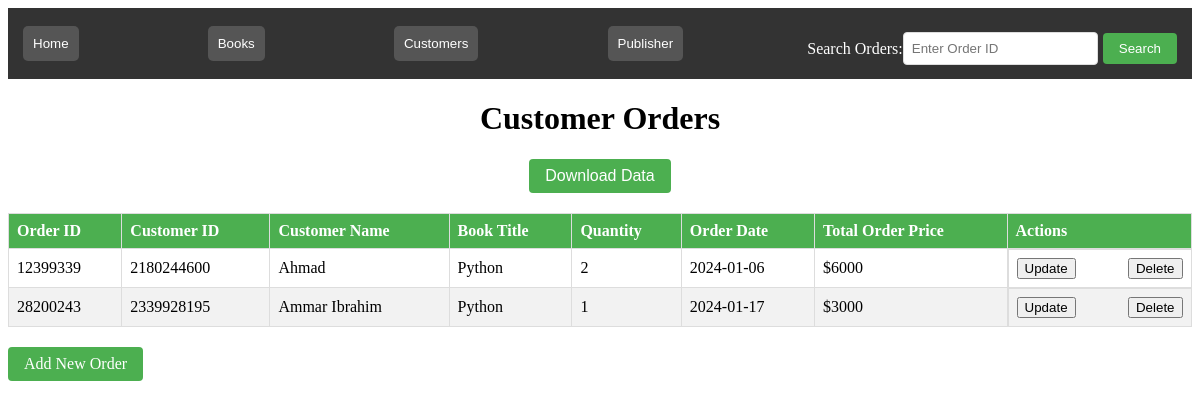
The page /orders on the database its author committed.
### tables this page shows
CREATE TABLE Orders (
                        order_id INTEGER PRIMARY KEY,
                        customer_id INTEGER,
                        book_id INTEGER,
                        quantity INTEGER,
                        order_date TEXT,
                        Total_price INTEGER,
                        FOREIGN KEY (customer_id) REFERENCES Customers (customer_id),
                        FOREIGN KEY (book_id) REFERENCES Books (book_id)
                    );

CREATE TABLE Customers (
                        customer_id INTEGER PRIMARY KEY,
                        name TEXT,
                        email TEXT,
                        phone TEXT
                    );

CREATE TABLE Books (
                        book_id INTEGER PRIMARY KEY AUTOINCREMENT,
                        title TEXT,
                        author TEXT,
                        price REAL,
                        publication_year INTEGER
                    , "publisher_id" TEXT);

### BookStore/routes.py (the view)
@app.route('/orders')
def display_orders():
    conn = get_db()
    cursor = conn.cursor()
    cursor.execute('''SELECT Orders.order_id, Customers.customer_id, Customers.name, Books.title, Orders.quantity, Orders.order_date, Orders.Total_Price
                    FROM Orders
                    JOIN Customers ON Orders.customer_id = Customers.customer_id
                    JOIN Books ON Orders.book_id = Books.book_id''')
    orders = cursor.fetchall()
    return render_template('orders.html', orders=orders, title='Orders')

### BookStore/models.py (called while the page is built)
def get_db():
    db = getattr(g, '_database', None)
    if db is None:
        db = g._database = sqlite3.connect('bookstore.db')
    return db

### BookStore/templates/orders.html (shortened to what this page needs)
<!DOCTYPE html>
<html>
<head>
    <link rel="stylesheet" type="text/css" href="{{ url_for('static', filename='styles.css') }}">
    <link rel="stylesheet" type="text/css" href="{{ url_for('static', filename='orders.css') }}">
</head>
<body>
    <div class="header">
        <div class="menu">
            <button onclick="window.location.href='/'">Home</button>
            <button onclick="window.location.href='/books'">Books</button>
            <button onclick="window.location.href='/customers'">Customers</button>
            <button onclick="window.location.href='/publishers'">Publisher</button>
            <div class="search-box">
            <form action="/orders/search" method="GET">
                    <label>Search Orders:</label>
                    <input type="text" name="order_id" placeholder="Enter Order ID">
                <button type="submit">Search</button>
            </form>
            </div>
        </div>
    </div>
<h1 style="text-align: center">Customer Orders</h1>
<a href="#" style="text-decoration: none; display: block; text-align: center;">
    <button type="button" onclick="downloadPDF()" class="add-order-button" style="margin: auto;">Download Data</button>
</a>
    <table id="data-table">
        <thead>
            <tr>
                <th>Order ID</th>
                <th>Customer ID</th>
                <th>Customer Name</th>
                <th>Book Title</th>
                <th>Quantity</th>
                <th>Order Date</th>
                <th>Total Order Price</th>
                <th>Actions</th>
            </tr>
        </thead>
        <tbody>
            {% for order in orders %}
            <tr>
                <td>{{ order[0] }}</td>
                <td>{{ order[1] }}</td>
                <td>{{ order[2] }}</td>
                <td>{{ order[3] }}</td>
                <td>{{ order[4] }}</td>
                <td>{{ order[5] }}</td>
                <td>${{ order[6] }}</td>
                <td class="actions">
                    <form action="/orders/update/{{ order[0] }}" method="get">
                        <button type="submit">Update</button>
                    </form>
                    <form action="/orders/delete/{{ order[0] }}" method="post">
                        <input type="submit" value="Delete">
                    </form>
                </td>
            </tr>
            {% endfor %}
        </tbody>
    </table>
    <a href="/orders/add" class="add-order-button">Add New Order</a>
</body>
</html>

### BookStore/static/styles.css (style rules this page uses)
.header { background-color: #333; color: white; padding: 10px; text-align: center; }
.menu { display: flex; justify-content: space-between; align-items: center; }
.menu a, .menu button { color: white; text-decoration: none; background-color: #555; padding: 10px; margin: 5px; border: none; border-radius: 5px; cursor: pointer; }

### BookStore/static/orders.css (style rules this page uses)
.search-box { margin-top: 10px; }
.search-box form { display: flex; align-items: center; }
.search-box input { padding: 8px; border: 1px solid #ddd; border-radius: 4px; }
.search-box button { background-color: #4CAF50; color: white; padding: 8px 16px; border: none; border-radius: 4px; cursor: pointer; }
table { width: 100%; border-collapse: collapse; margin-top: 20px; }
th, td { border: 1px solid #ddd; padding: 8px; text-align: left; }
th { background-color: #4CAF50; color: white; }
tr:nth-child(even) { background-color: #f2f2f2; }
.actions { display: flex; justify-content: space-between; align-items: center; }
.add-order-button { display: inline-block; background-color: #4CAF50; color: white; padding: 8px 16px; text-decoration: none; font-size: 16px; margin-top: 20px; border: none; border-radius: 4px; cursor: pointer; }

### rows shown on the page
Orders: order_id "12399339", customer_id "2180244600", name "Ahmad", title "Python", quantity "2", order_date "2024-01-06", Total_price "6000"
Orders: order_id "28200243", customer_id "2339928195", name "Ammar Ibrahim", title "Python", quantity "1", order_date "2024-01-17", Total_price "3000"
